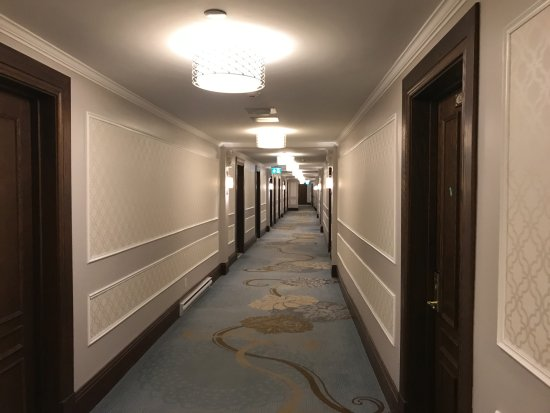
#> input picture sample/houseline.jpg, 550 x 413 px
$ python hough_line_transform.py
#> lines starting #> are read from the running program, lines starting #| are printed output that depends on the picture; after the words box and inside, x2 and y2 are one past the last pixel; in counts of white or black regions, pixels touching at a corner belong together
# Hough Line Transform : 직선을 찾기 위해 사용되는 알고리즘

import math
import cv2 as cv
import numpy as np

img_src = cv.imread("../sample/houseline.jpg", cv.IMREAD_GRAYSCALE)
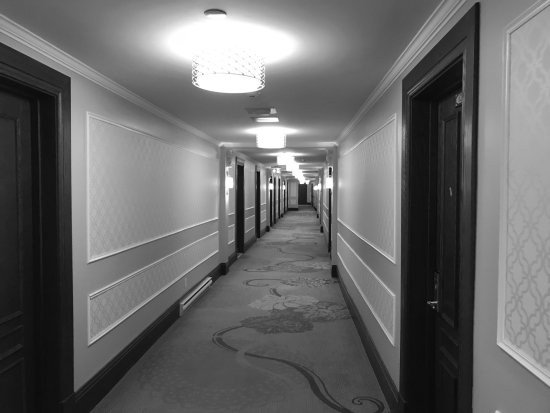
#> img_src: shape (413, 550); min 2, max 255, mean 105.5
img_edge = cv.Canny(img_src, 50, 150)
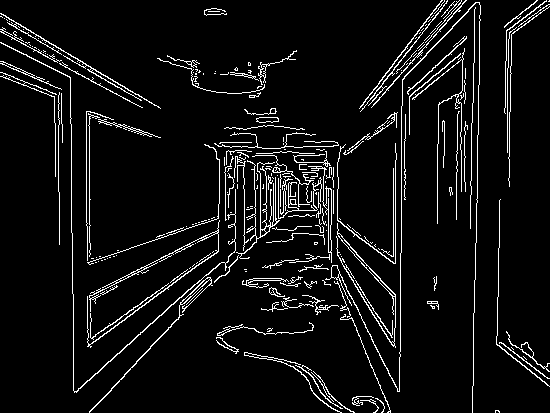
#> img_edge: shape (413, 550); 6.4% white in thin lines or dots
img_result = cv.cvtColor(img_edge, cv.COLOR_GRAY2BGR)
#> img_result: shape (413, 550, 3); 6.4% white in thin lines or dots
img_result_2 = cv.cvtColor(img_edge, cv.COLOR_GRAY2BGR)

img_result_P = np.copy(img_result)
img_result_P_2 = np.copy(img_result)
lines = cv.HoughLines(img_edge, 1, np.pi/180, 150)
#> lines = 25 rows, first 8: [341, 0.838], [480, 0.0175], [329, 0.925], [11, 2.11], [328, 0.942], [354, 0.785], [331, 0.942], [344, 0.733]
linesP = cv.HoughLinesP(img_edge, 1, np.pi/180, 50, None, 50, 5)
#> linesP = 62 rows, first 6: [479, 74, 480, 5], [402, 96, 453, 50], [1, 13, 158, 107], [87, 346, 158, 293], [244, 243, 298, 196], [0, 31, 82, 76]

if lines is not None:
    for i in range(0, len(lines)):
        rho = lines[i][0][0]
        theta = lines[i][0][1]
        a = math.cos(theta)
        b = math.sin(theta)

        x0 = a*rho
        y0 = b*rho

        pt1 = (int(x0 + 1000*(-b)), int(y0 + 1000*(a)))
        pt2 = (int(x0 - 1000 * (-b)), int(y0 - 1000*(a)))

        cv.line(img_result, pt1, pt2, (0,0,255), 3)
#> this loop made 25 passes
#> (rho, theta, a, b, x0, y0, pt1, pt2) on passes 1 to 10: (341, 0.838, 0.669, 0.743, 228.2, 253.4, (-514, 922), (971, -415)), (480, 0.0175, 1, 0.0175, 479.9, 8.38, (462, 1008), (497, -991)), (329, 0.925, 0.602, 0.799, 198, 262.8, (-600, 864), (996, -339)), (11, 2.11, -0.515, 0.857, -5.67, 9.43, (-862, -505), (851, 524)), (328, 0.942, 0.588, 0.809, 192.8, 265.4, (-616, 853), (1001, -322)), (354, 0.785, 0.707, 0.707, 250.3, 250.3, (-456, 957), (957, -456)), (331, 0.942, 0.588, 0.809, 194.6, 267.8, (-614, 855), (1003, -320)), (344, 0.733, 0.743, 0.669, 255.6, 230.2, (-413, 973), (924, -512)), (343, 0.855, 0.656, 0.755, 225, 258.9, (-529, 914), (979, -397)), (330, 0.785, 0.707, 0.707, 233.3, 233.3, (-473, 940), (940, -473))
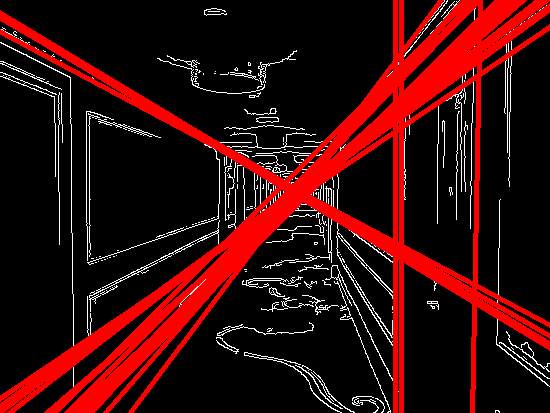
#> img_result: shape (413, 550, 3); mean B, G, R 9.8, 9.8, 54.6

cv.imshow("Source", img_src)
cv.imshow("Standard Hough Line Transform", img_result)

if linesP is not None:
    for i in range(0, len(linesP)):
        l = linesP[i][0]
        cv.line(img_result_P_2, (l[0], l[1]), (l[2], l[3]), (0,0,255), 3, cv.LINE_AA)
#> this loop made 62 passes
#> l on passes 1 to 12: [479, 74, 480, 5], [402, 96, 453, 50], [1, 13, 158, 107], [87, 346, 158, 293], [244, 243, 298, 196], [0, 31, 82, 76], [395, 263, 395, 160], [117, 383, 172, 323], [496, 344, 548, 385], [112, 324, 218, 247], [409, 100, 463, 58], [147, 326, 219, 263]
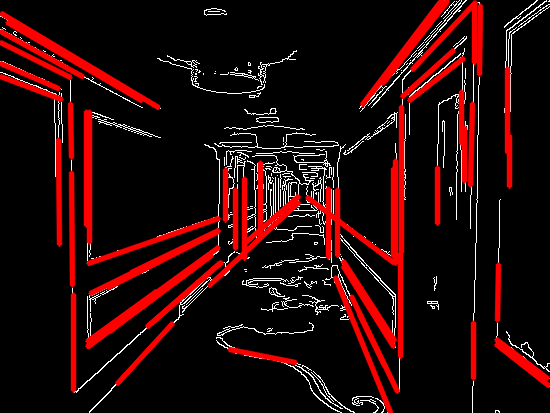
#> img_result_P_2: shape (413, 550, 3); mean B, G, R 9.2, 9.2, 37.7

cv.imshow("Probilistic Line Transform", img_result_P_2)

cv.waitKey()

$ run again, with sample/apple.jpg copied over sample/houseline.jpg
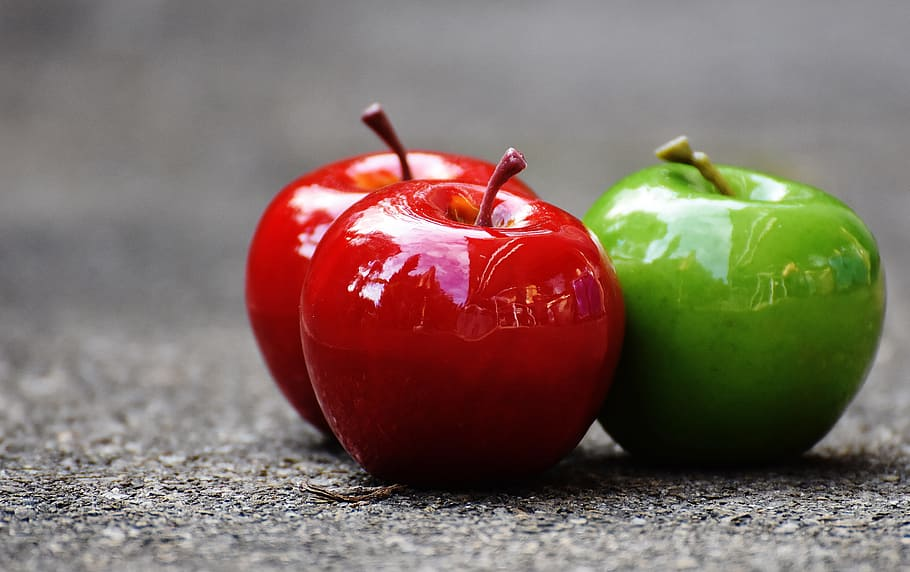
#> input picture sample/apple.jpg, 910 x 572 px
#> img_edge: shape (572, 910); 7.8% white in thin lines or dots, all inside (x1, y1, x2, y2) = (0, 103, 910, 572)
#> lines = 411 rows, first 8: [480, 1.62], [514, 1.55], [513, 1.57], [467, 1.66], [465, 1.66], [482, 1.61], [492, 1.61], [518, 1.54]
#> linesP = 76 rows, first 6: [24, 484, 90, 489], [363, 512, 433, 513], [629, 508, 709, 505], [292, 497, 371, 497], [594, 500, 686, 495], [259, 476, 310, 481]
#> the loop `for i in range(0, len(lines)):` made 411 passes
#> (rho, theta, a, b, x0, y0, pt1, pt2) on passes 1 to 3: (480, 1.62, -0.0523, 0.999, -25.12, 479.3, (-1023, 427), (973, 531)), (514, 1.55, 0.0175, 1, 8.97, 513.9, (-990, 531), (1008, 496)), (513, 1.57, -4.37e-08, 1, -2.24e-05, 513, (-1000, 512), (999, 513))
#> after the loop `for i in range(0, len(lines)):`:
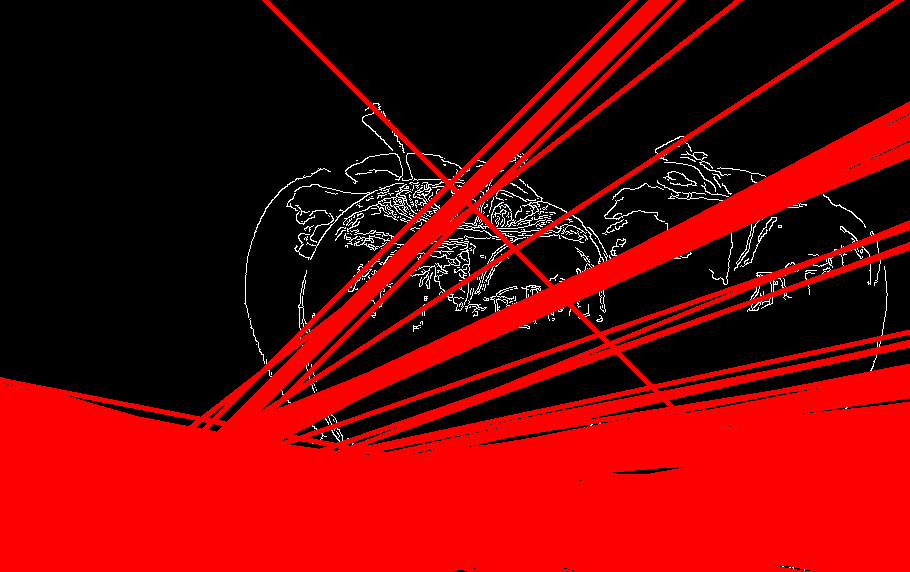
#> img_result: shape (572, 910, 3); mean B, G, R 4, 4, 104.9
#> the loop `for i in range(0, len(linesP)):` made 76 passes
#> after the loop `for i in range(0, len(linesP)):`:
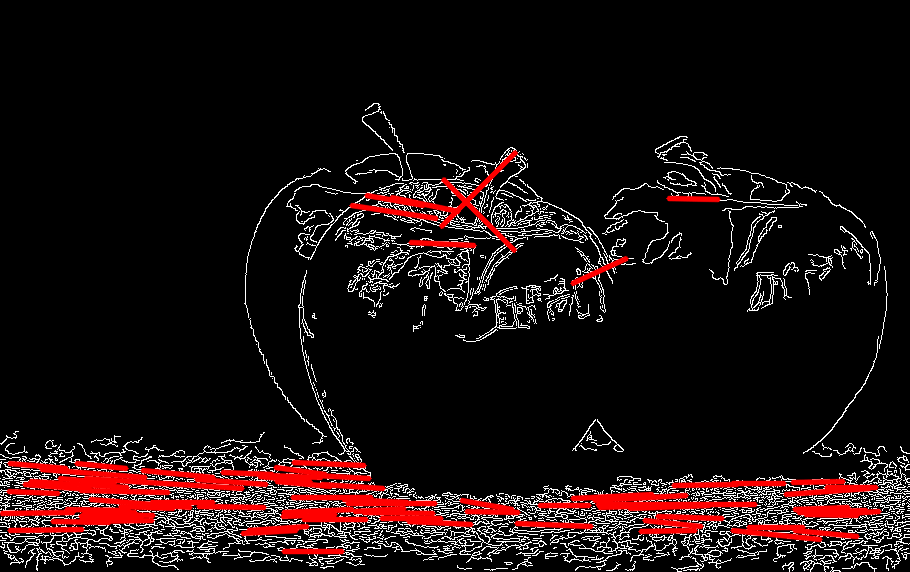
#> img_result_P_2: shape (572, 910, 3); mean B, G, R 15.4, 15.4, 27.5

$ run again, with sample/cat on laptop.jpg copied over sample/houseline.jpg
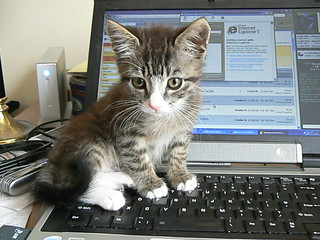
#> input picture sample/cat on laptop.jpg, 320 x 240 px
#> img_edge: shape (240, 320); 21.1% white in thin lines or dots
#> lines = [[157, 1.59], [167, 1.55]]
#> linesP = 45 rows, first 6: [180, 164, 240, 163], [126, 160, 186, 161], [90, 175, 160, 105], [160, 95, 298, 95], [104, 34, 169, 99], [156, 75, 224, 7]
#> the loop `for i in range(0, len(lines)):` made 2 passes
#> (rho, theta, a, b, x0, y0, pt1, pt2) on passes 1 to 2: (157, 1.59, -0.0175, 1, -2.74, 157, (-1002, 139), (997, 174)), (167, 1.55, 0.0175, 1, 2.91, 167, (-996, 184), (1002, 149))
#> after the loop `for i in range(0, len(lines)):`:
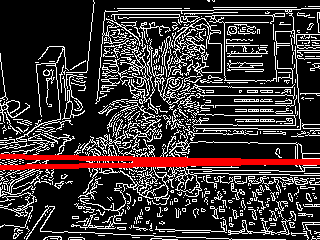
#> img_result: shape (240, 320, 3); mean B, G, R 51, 51, 60.3
#> the loop `for i in range(0, len(linesP)):` made 45 passes
#> after the loop `for i in range(0, len(linesP)):`:
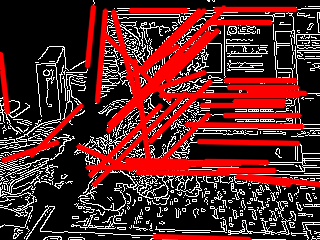
#> img_result_P_2: shape (240, 320, 3); mean B, G, R 36.7, 36.7, 90.9
